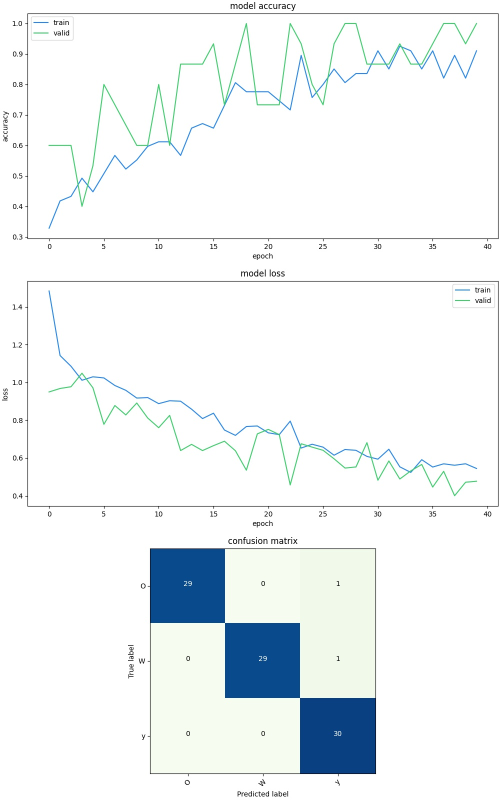
#> input picture YOW/project.tm.report.jpg, 1000 x 1600 px (shown at 1/2 size)
$ python test.py
#> lines starting #> are read from the running program, lines starting #| are printed output that depends on the picture
from PIL import Image

img = Image.open('project.tm.report.jpg')
#> img is the input picture: PIL image 1000x1600 RGB; mean R, G, B 239.8, 244, 245.4
h, w = img.size
#> h = 1000; w = 1600
c = img.mode
#> c = 'RGB'
if(c!='RGB'):
    img = img.convert('RGB')
if(h!=224 or w!=224):
    img = img.resize((224, 224))
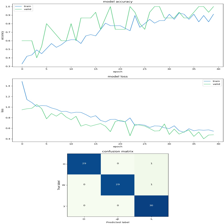
#> img: PIL image 224x224 RGB; mean R, G, B 239.6, 243.8, 245.3
img.save('test.jpg')
